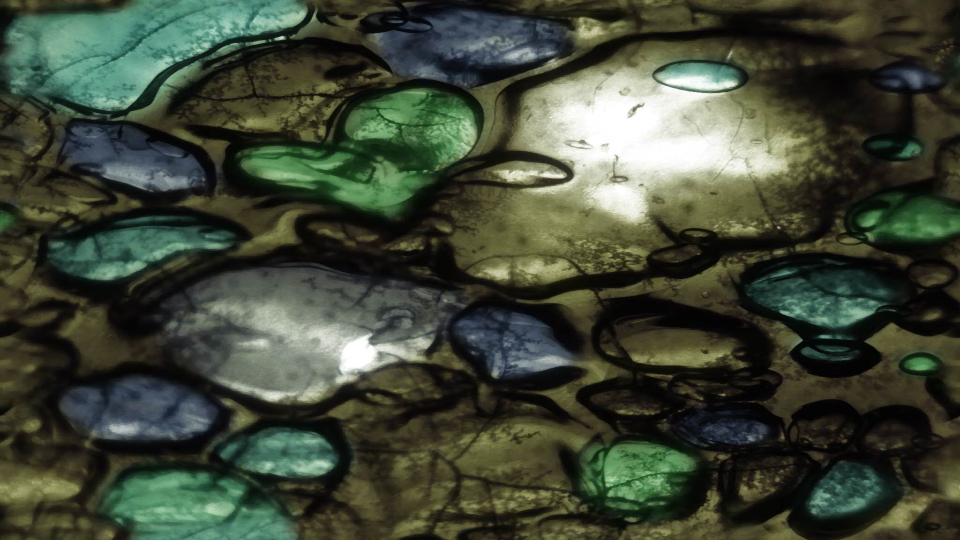
//> input picture data/kuwahara/original.png, 1920 x 1080 px (shown at 1/2 size)
$ ./HelloOpenCV_3_0   (built with g++ and OpenCV 4)
//> lines starting //> are read from the running program, lines starting //| are printed output that depends on the picture
#include "opencv2/opencv.hpp"

// Using CeempleCV and OpenCV 3.X

using namespace cv;

#include <iostream>

void Kuwahara_test()
{
	Mat img = imread("..\\data\\kuwahara\\original.png");
//> img is the input picture: 1080 rows x 1920 cols, CV_8UC3; mean B, G, R 54.6, 70.4, 62.9
	Mat average, variance;
	average.create(img.rows, img.cols, CV_32SC1);
	variance.create(img.rows, img.cols, CV_32SC1);

	if (img.isContinuous())
	{
		int rows = img.rows;
//> rows = 1080
		int cols = img.cols;
//> cols = 1920
		int step = img.step;
//> step = 5760

		unsigned char *pImg = (unsigned char*)(img.data);

		for (int i = 1; i < rows-1; ++i)
		{
			for (int j = 1; j < cols-1; ++j)
			{
				pImg[step*i + j] = 555;
				pImg[step*i + j + 1] = 555;
				pImg[step*i + j + 2] = 555;
			}
		}
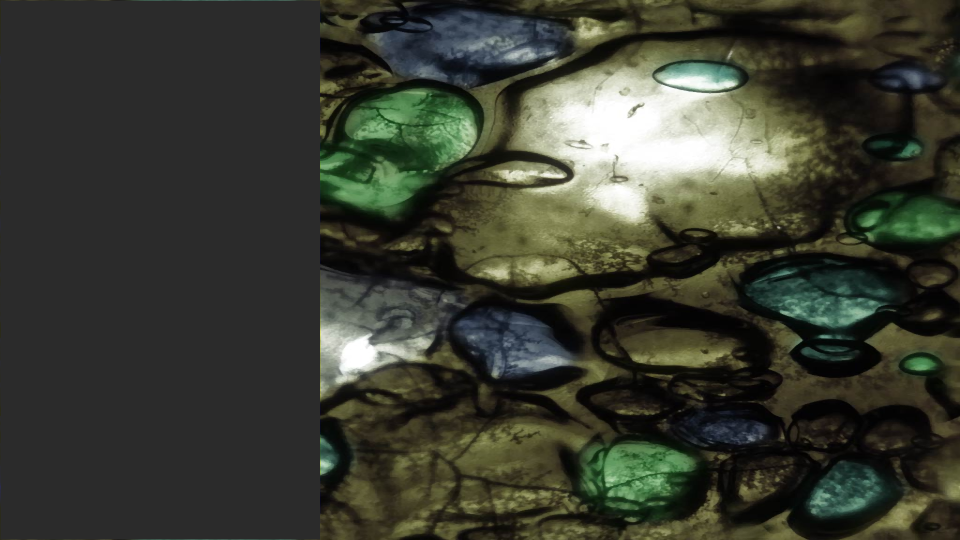
//> img: 1080 rows x 1920 cols, CV_8UC3 (shown at 1/2 size); mean B, G, R 49, 60.1, 57.4
	}
	else
	{
		CV_Error(-666, "Mat is not continous");
	}

	// this checks if the image is continuous and works with color images
	if (img.isContinuous())
	{
		int numberOfChannels = img.channels();
//> numberOfChannels = 3
		int numberOfPixels = img.rows * img.cols * numberOfChannels;
//> numberOfPixels = 6220800
		uchar* p = img.data;
		for (int i = 0; i < numberOfPixels; i = i + numberOfChannels)
		{


			for (int j = 0; j < numberOfChannels; ++j)
			{
				p[i + j] = 255 - p[i + j];
			}
		}
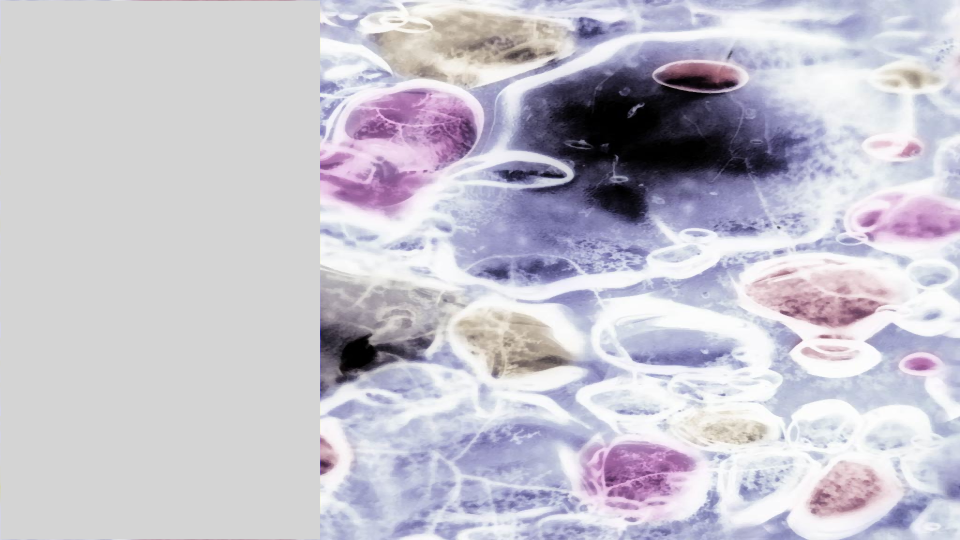
//> img: 1080 rows x 1920 cols, CV_8UC3 (shown at 1/2 size); mean B, G, R 206, 194.9, 197.6
	}

}

// [43 lines left out: function main, not called in this run]

// added to run one function of the file
int main() { Kuwahara_test(); }
